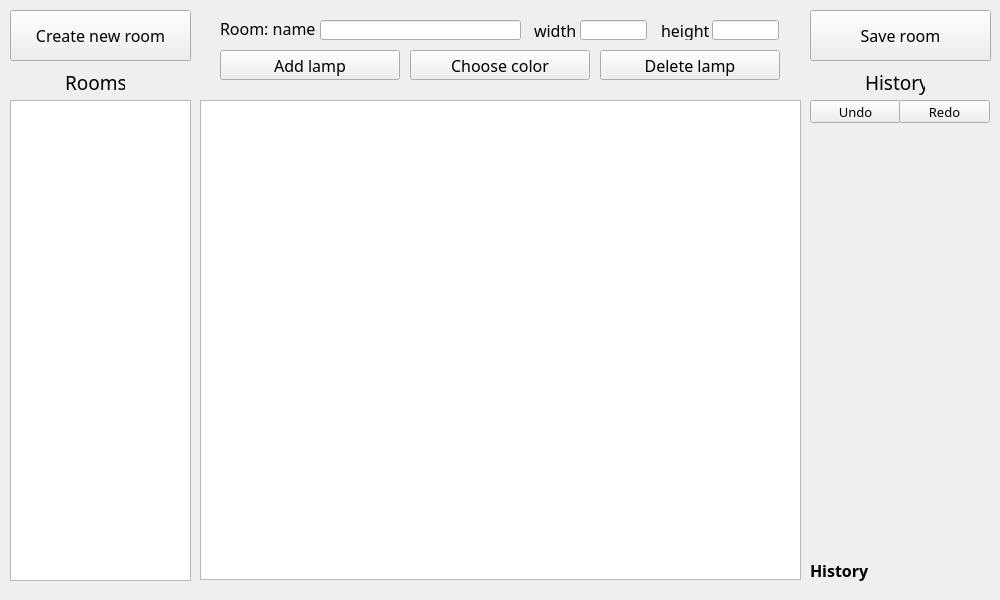
<?xml version="1.0" encoding="UTF-8"?>
<ui version="4.0">
 <class>MainWindow</class>
 <widget class="QMainWindow" name="MainWindow">
  <property name="geometry">
   <rect>
    <x>0</x>
    <y>0</y>
    <width>1000</width>
    <height>600</height>
   </rect>
  </property>
  <property name="minimumSize">
   <size>
    <width>1000</width>
    <height>600</height>
   </size>
  </property>
  <property name="windowTitle">
   <string>MainWindow</string>
  </property>
  <widget class="QWidget" name="centralWidget">
   <widget class="QPushButton" name="btnCreateNewRoom">
    <property name="geometry">
     <rect>
      <x>10</x>
      <y>10</y>
      <width>181</width>
      <height>51</height>
     </rect>
    </property>
    <property name="font">
     <font>
      <family>Gadugi</family>
      <pointsize>12</pointsize>
      <weight>50</weight>
      <bold>false</bold>
     </font>
    </property>
    <property name="text">
     <string>Create new room</string>
    </property>
   </widget>
   <widget class="QGraphicsView" name="graphicsViewCurrentRoom">
    <property name="geometry">
     <rect>
      <x>200</x>
      <y>100</y>
      <width>601</width>
      <height>480</height>
     </rect>
    </property>
   </widget>
   <widget class="QLabel" name="lblTitleListOfRooms">
    <property name="geometry">
     <rect>
      <x>65</x>
      <y>70</y>
      <width>60</width>
      <height>25</height>
     </rect>
    </property>
    <property name="font">
     <font>
      <family>Gadugi</family>
      <pointsize>14</pointsize>
     </font>
    </property>
    <property name="text">
     <string>Rooms</string>
    </property>
   </widget>
   <widget class="QWidget" name="widgetLampProperties" native="true">
    <property name="geometry">
     <rect>
      <x>810</x>
      <y>100</y>
      <width>180</width>
      <height>460</height>
     </rect>
    </property>
    <widget class="QPushButton" name="bntUndo">
     <property name="geometry">
      <rect>
       <x>0</x>
       <y>0</y>
       <width>91</width>
       <height>23</height>
      </rect>
     </property>
     <property name="font">
      <font>
       <family>Gadugi</family>
       <pointsize>10</pointsize>
      </font>
     </property>
     <property name="text">
      <string>Undo</string>
     </property>
    </widget>
    <widget class="QPushButton" name="btnRedo">
     <property name="geometry">
      <rect>
       <x>89</x>
       <y>0</y>
       <width>91</width>
       <height>23</height>
      </rect>
     </property>
     <property name="font">
      <font>
       <family>Gadugi</family>
       <pointsize>10</pointsize>
      </font>
     </property>
     <property name="text">
      <string>Redo</string>
     </property>
    </widget>
   </widget>
   <widget class="QWidget" name="widgetRoomProperties" native="true">
    <property name="geometry">
     <rect>
      <x>200</x>
      <y>10</y>
      <width>601</width>
      <height>80</height>
     </rect>
    </property>
    <property name="styleSheet">
     <string notr="true"/>
    </property>
    <widget class="QLabel" name="lblRoomName">
     <property name="geometry">
      <rect>
       <x>20</x>
       <y>10</y>
       <width>95</width>
       <height>16</height>
      </rect>
     </property>
     <property name="font">
      <font>
       <family>Gadugi</family>
       <pointsize>12</pointsize>
      </font>
     </property>
     <property name="styleSheet">
      <string notr="true"/>
     </property>
     <property name="text">
      <string>Room: name</string>
     </property>
    </widget>
    <widget class="QLineEdit" name="txtRoomName">
     <property name="geometry">
      <rect>
       <x>120</x>
       <y>10</y>
       <width>201</width>
       <height>20</height>
      </rect>
     </property>
    </widget>
    <widget class="QLineEdit" name="txtRoomWidth">
     <property name="geometry">
      <rect>
       <x>380</x>
       <y>10</y>
       <width>67</width>
       <height>20</height>
      </rect>
     </property>
    </widget>
    <widget class="QLineEdit" name="txtRoomHeight">
     <property name="geometry">
      <rect>
       <x>512</x>
       <y>10</y>
       <width>67</width>
       <height>20</height>
      </rect>
     </property>
    </widget>
    <widget class="QLabel" name="lblRoomWidth">
     <property name="geometry">
      <rect>
       <x>334</x>
       <y>10</y>
       <width>51</width>
       <height>20</height>
      </rect>
     </property>
     <property name="font">
      <font>
       <family>Gadugi</family>
       <pointsize>12</pointsize>
      </font>
     </property>
     <property name="text">
      <string>width</string>
     </property>
    </widget>
    <widget class="QLabel" name="lblRoomHeight">
     <property name="geometry">
      <rect>
       <x>461</x>
       <y>10</y>
       <width>51</width>
       <height>20</height>
      </rect>
     </property>
     <property name="font">
      <font>
       <family>Gadugi</family>
       <pointsize>12</pointsize>
      </font>
     </property>
     <property name="text">
      <string>height</string>
     </property>
    </widget>
    <widget class="QPushButton" name="btnAddLamp">
     <property name="geometry">
      <rect>
       <x>20</x>
       <y>40</y>
       <width>180</width>
       <height>30</height>
      </rect>
     </property>
     <property name="font">
      <font>
       <family>Gadugi</family>
       <pointsize>12</pointsize>
       <weight>50</weight>
       <bold>false</bold>
      </font>
     </property>
     <property name="styleSheet">
      <string notr="true"/>
     </property>
     <property name="text">
      <string>Add lamp</string>
     </property>
    </widget>
    <widget class="QPushButton" name="btnColor">
     <property name="geometry">
      <rect>
       <x>210</x>
       <y>40</y>
       <width>180</width>
       <height>30</height>
      </rect>
     </property>
     <property name="font">
      <font>
       <family>Gadugi</family>
       <pointsize>12</pointsize>
      </font>
     </property>
     <property name="text">
      <string>Choose color</string>
     </property>
    </widget>
    <widget class="QPushButton" name="btnDeleteLamp">
     <property name="geometry">
      <rect>
       <x>400</x>
       <y>40</y>
       <width>180</width>
       <height>30</height>
      </rect>
     </property>
     <property name="font">
      <font>
       <family>Gadugi</family>
       <pointsize>12</pointsize>
      </font>
     </property>
     <property name="text">
      <string>Delete lamp</string>
     </property>
    </widget>
   </widget>
   <widget class="QPushButton" name="btnSaveRoom">
    <property name="geometry">
     <rect>
      <x>810</x>
      <y>10</y>
      <width>181</width>
      <height>51</height>
     </rect>
    </property>
    <property name="font">
     <font>
      <family>Gadugi</family>
      <pointsize>12</pointsize>
     </font>
    </property>
    <property name="text">
     <string>Save room</string>
    </property>
   </widget>
   <widget class="QLabel" name="lblTitleHistory">
    <property name="geometry">
     <rect>
      <x>865</x>
      <y>70</y>
      <width>60</width>
      <height>25</height>
     </rect>
    </property>
    <property name="font">
     <font>
      <family>Gadugi</family>
      <pointsize>14</pointsize>
     </font>
    </property>
    <property name="text">
     <string>History</string>
    </property>
   </widget>
   <widget class="QTableWidget" name="tblViewRooms">
    <property name="geometry">
     <rect>
      <x>10</x>
      <y>100</y>
      <width>181</width>
      <height>481</height>
     </rect>
    </property>
    <property name="editTriggers">
     <set>QAbstractItemView::NoEditTriggers</set>
    </property>
    <property name="selectionBehavior">
     <enum>QAbstractItemView::SelectRows</enum>
    </property>
    <property name="sortingEnabled">
     <bool>true</bool>
    </property>
    <property name="wordWrap">
     <bool>false</bool>
    </property>
    <property name="cornerButtonEnabled">
     <bool>false</bool>
    </property>
    <attribute name="horizontalHeaderVisible">
     <bool>false</bool>
    </attribute>
    <attribute name="horizontalHeaderHighlightSections">
     <bool>false</bool>
    </attribute>
    <attribute name="verticalHeaderVisible">
     <bool>false</bool>
    </attribute>
    <attribute name="verticalHeaderHighlightSections">
     <bool>false</bool>
    </attribute>
   </widget>
   <widget class="QLabel" name="lblMessage">
    <property name="geometry">
     <rect>
      <x>810</x>
      <y>558</y>
      <width>60</width>
      <height>25</height>
     </rect>
    </property>
    <property name="font">
     <font>
      <family>Gadugi</family>
      <pointsize>12</pointsize>
      <weight>75</weight>
      <bold>true</bold>
     </font>
    </property>
    <property name="text">
     <string>History</string>
    </property>
   </widget>
  </widget>
 </widget>
 <layoutdefault spacing="6" margin="11"/>
 <resources/>
 <connections/>
</ui>
